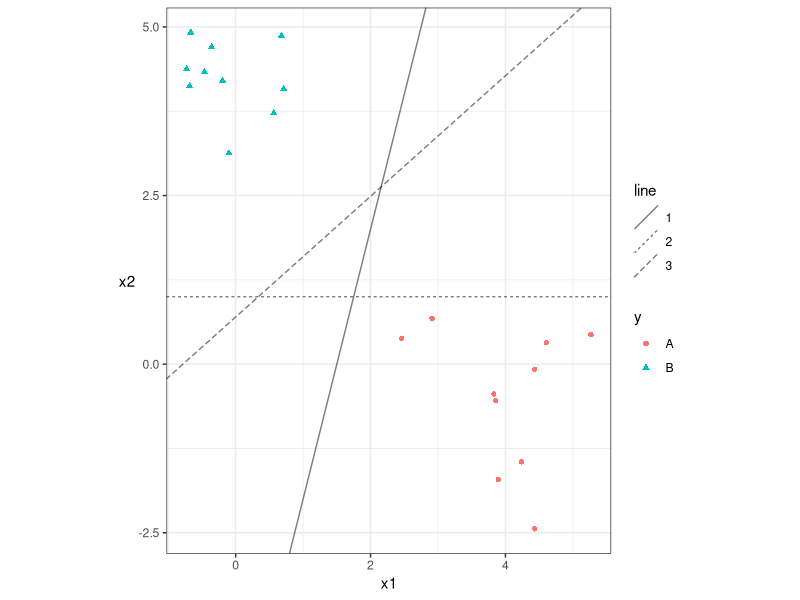
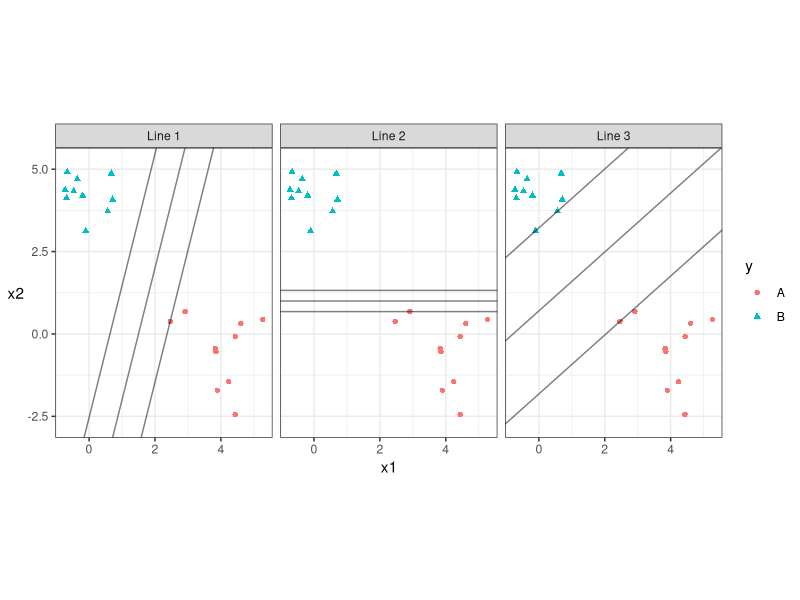
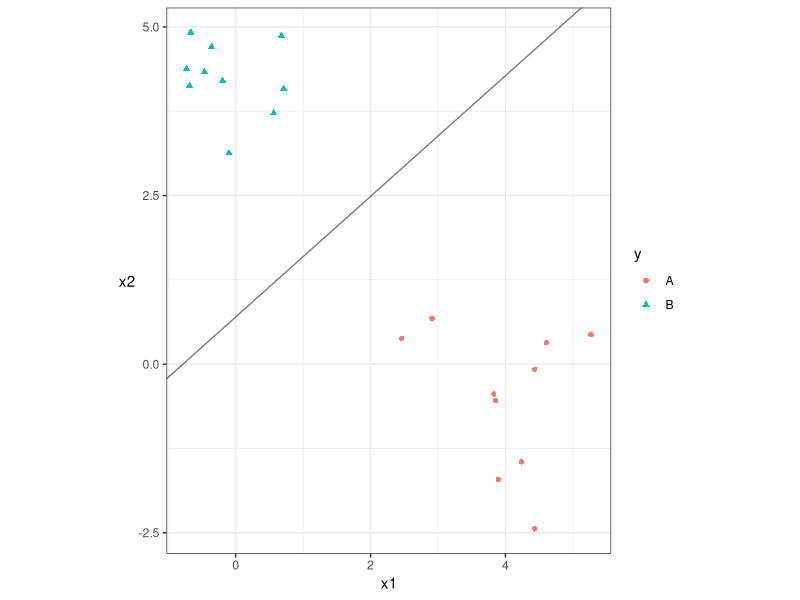
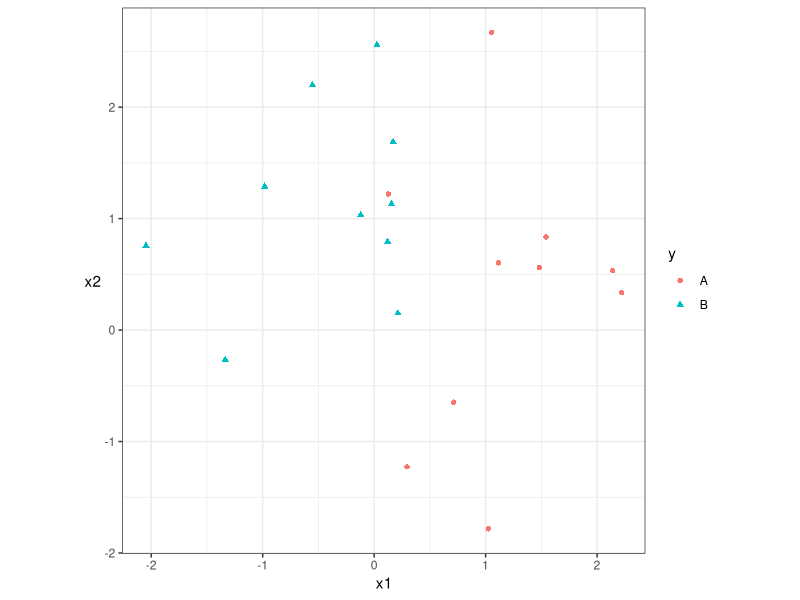
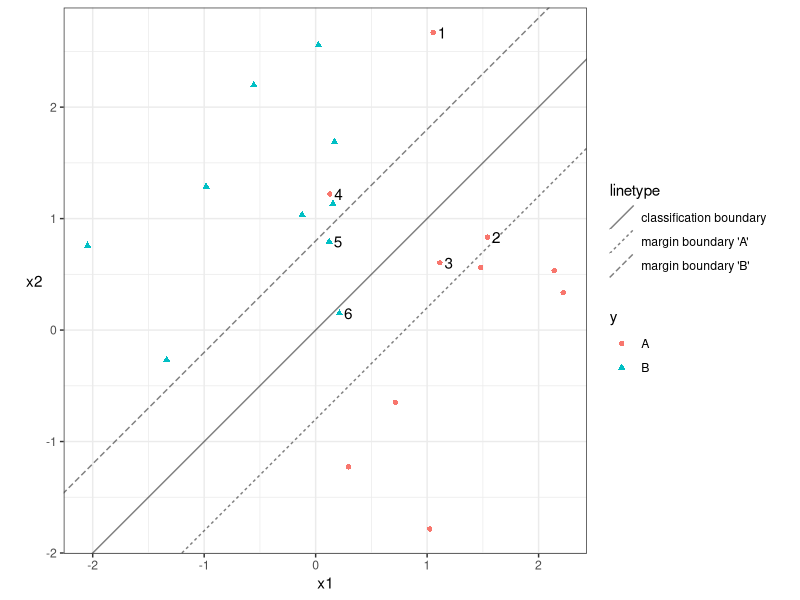
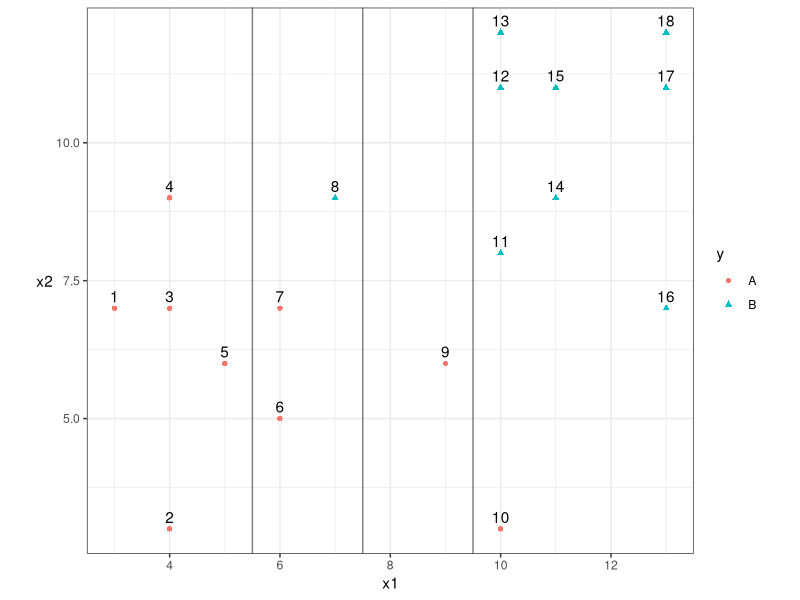
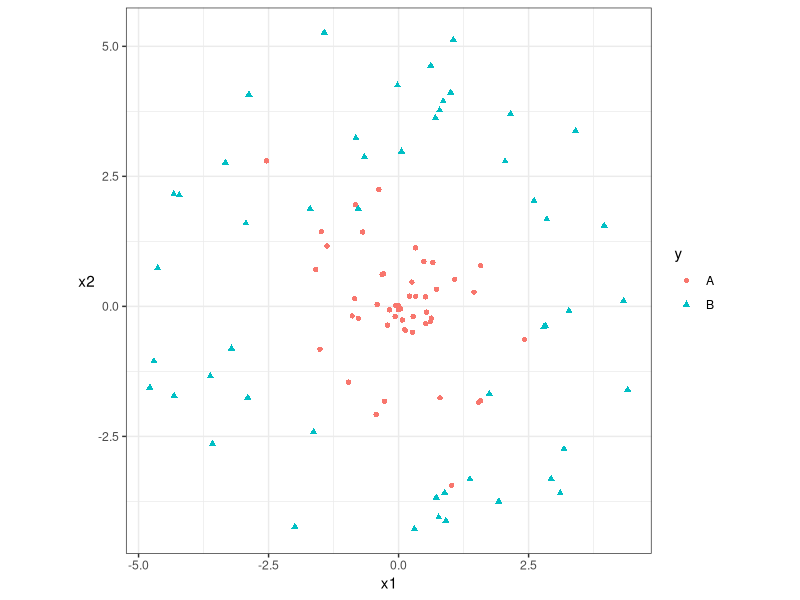

Recreate these plots in R, in order.
## ---- chunk 1
suppressPackageStartupMessages(library(tidyverse))
knitr::opts_chunk$set(fig.width=6, fig.height=3, fig.align="center")
## ---- chunk 2
set.seed(4392)
n <- 20
mux1 <- c(4,0)
mux2 <- c(0,4)
dat_mmc <- tibble(x1 = rnorm(n) + rep(mux1, each=n/2),
                  x2 = rnorm(n) + rep(mux2, each=n/2),
                  y  = rep(LETTERS[1:2], each=n/2))
lines_mmc <- tibble(beta0_mid=c(-6,1,0.6994075),
                    beta1=c(4,0,0.8943409),
                    line=factor(1:3))
ggplot(dat_mmc, aes(x1,x2)) +
    geom_point(aes(shape=y, colour=y)) +
    theme_bw() +
    theme(axis.title.y = element_text(angle=0, vjust=0.5)) +
    geom_abline(data=lines_mmc,
                mapping=aes(intercept=beta0_mid, 
                            slope=beta1,
                            linetype=line), 
                alpha=0.5) + 
    coord_equal()
## ---- chunk 3
lines_mmc %>% 
    mutate(beta0_min=c(-9.464481,0.6778491,-1.819599),
           beta0_max=c(-2.535519,1.322151,3.218414)) %>%
    gather(key="level", value="beta0",
           beta0_min, beta0_mid, beta0_max) %>%
    mutate(line = paste("Line", line)) %>%
    tidyr::crossing(dat_mmc) %>% 
    ggplot(aes(x1, x2)) +
    facet_wrap(~line) +
    geom_point(aes(shape=y, colour=y)) +
    geom_abline(aes(intercept=beta0, slope=beta1), alpha=0.5) +
    theme_bw() +
    theme(axis.title.y = element_text(angle=0, vjust=0.5)) +
    ylim(c(-2.75, 5.25)) +
    coord_equal()
## ---- chunk 4
ggplot(dat_mmc, aes(x1,x2)) +
    geom_point(aes(shape=y, colour=y)) +
    theme_bw() +
    theme(axis.title.y = element_text(angle=0, vjust=0.5)) +
    geom_abline(data=filter(lines_mmc, line==3),
                mapping=aes(intercept=beta0_mid, 
                            slope=beta1,
                            linetype=line), 
                alpha=0.5) + 
    coord_equal() +
    scale_linetype_discrete(guide=FALSE)
## ---- chunk 5
set.seed(1000)
n <- 20
mux1 <- c(1.5,0)
mux2 <- c(0,1.5)
dat_svc <- tibble(x1 = rnorm(n) + rep(mux1, each=n/2),
                  x2 = rnorm(n) + rep(mux2, each=n/2),
                  y  = rep(LETTERS[1:2], each=n/2))
svc_plot <- ggplot(dat_svc, aes(x1,x2)) +
    geom_point(aes(shape=y, colour=y)) +
    theme_bw() +
    theme(axis.title.y = element_text(angle=0, vjust=0.5)) +
    coord_equal()
svc_plot
## ---- chunk 6
norming <- sqrt(1+1+0.8^2)
dat_svc_sub <- dat_svc %>%
    mutate(y_int = if_else(y=="B", -1,1)) %>% 
    filter(((x1-x2+0.8)*y_int < 0) |((x1-x2-0.8)*y_int < 0))
svc_plot +
    geom_abline(aes(linetype="classification boundary",
                    slope=1, intercept=0), alpha=0.5) +
    geom_abline(aes(linetype="margin boundary 'B'",
                    slope=1, intercept=0.8), alpha=0.5) +
    geom_abline(aes(linetype="margin boundary 'A'",
                    slope=1, intercept=-0.8), alpha=0.5) +
    geom_text(data=dat_svc_sub, 
              mapping=aes(x1, x2, label=1:nrow(dat_svc_sub)),
              hjust=-0.5)
## ---- chunk 7
set.seed(501)
tibble(x1 = c(rpois(10,5), 15-rpois(10,5)),
       x2 = c(rpois(10,5), 15-rpois(10,5)),
       y  = rep(LETTERS[1:2], each=10)) %>% 
    group_by(x1, x2) %>% 
    summarise(y=unique(y)) %>% 
    ggplot(aes(x1,x2)) +
    geom_point(aes(shape=y, colour=y)) +
    geom_text(aes(label=1:18), vjust=-0.5) +
    geom_vline(xintercept=5.5, alpha=0.5) +
    geom_vline(xintercept=7.5, alpha=0.5) +
    geom_vline(xintercept=9.5, alpha=0.5) +
    theme_bw() +
    theme(axis.title.y = element_text(angle=0, vjust=0.5)) +
    coord_equal() +
    scale_x_continuous(breaks=1:10*2)
## ---- chunk 8
set.seed(4283)
tibble(theta=runif(100)*2*pi,
       r = c(rexp(50), rnorm(50, mean=4, sd=0.8)),
       x1 = r*sin(theta),
       x2 = r*cos(theta),
       y = rep(LETTERS[1:2], each=50)) %>% 
    ggplot(aes(x1,x2)) +
    geom_point(aes(shape=y, colour=y)) +
    theme_bw() +
    theme(axis.title.y = element_text(angle=0, vjust=0.5)) +
    coord_equal()
